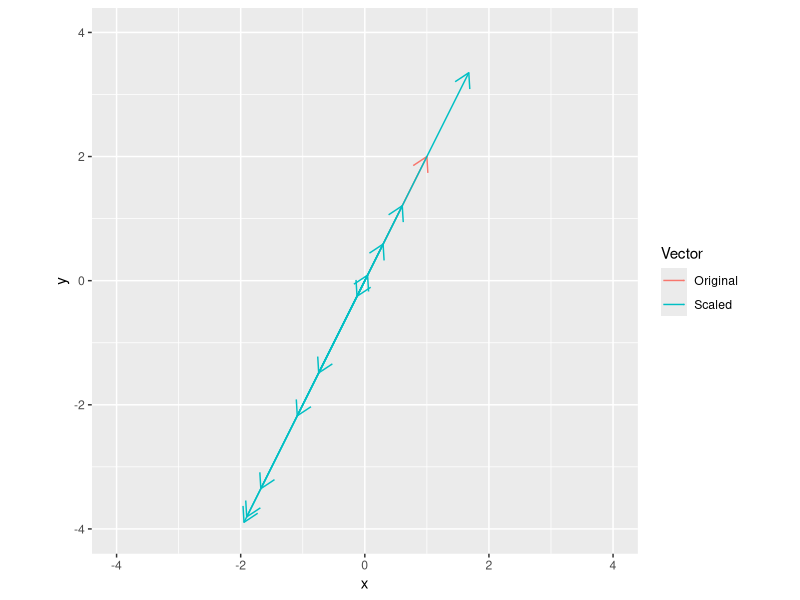
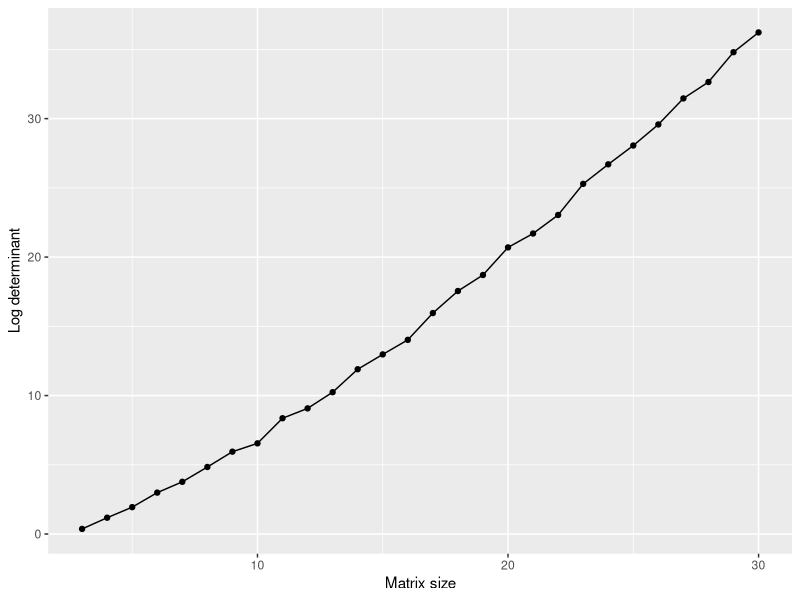

The R source for these figures, in order:
## ---- chunk 1
library(ggplot2)
v <- c(1, 2)
s <- rnorm(10)

all_vectors <- data.frame(xend = c(v[1], v[1] * s),
                          yend = c(v[2], v[2] * s),
                          Vector = c("Original", rep("Scaled", length(s))),
                          x = 0,
                          y = 0)

ggplot(data=all_vectors, aes(x=x, y=y, xend=xend, yend=yend, color=Vector)) + 
  geom_segment(arrow= arrow(length = unit(0.03, "npc"))) +
  xlim(-4, 4) +
  ylim(-4, 4) + 
  coord_equal()
## ---- chunk 2
v1 <- c(1, 2, 3, 4, 5)
v2 <- c(2, 3, 4, 5, 6)
v3 <- c(3, 4, 5, 6, 7)
w <- c(-1, 3, 2)
result <- v1 * w[1] + v2 * w[2] + v3* w[3]
## ---- chunk 3
v <- c(7, 4, -5, 8, 3)
o <- rep(1, length(v))
ave <- pracma::dot(v, o) / length(v)
## ---- chunk 4
v <- c(7, 4, -5, 8, 3)
w <- runif(length(v))
wAve <- pracma::dot(v, w / sum(w))
## ---- chunk 5
A <- matrix(runif(n=4*2), nrow=4, ncol=2)
B <- matrix(runif(n=4*2), nrow=4, ncol=2)
C <- matrix(NA, nrow=2, ncol=2)
for(coli in 1:2){
  for(colj in 1:2){
    C[coli, colj] <- pracma::dot(A[, coli], B[, colj])
  }
}
## ---- chunk 6
A <- matrix(runif(n=4*4), nrow=4, ncol=4)
Al <- pracma::tril(A)
S <- Al + t(Al)
## ---- chunk 7
D <- matrix(0, nrow=4, ncol=8)
for(d in 1:min(dim(D))){
  D[d, d] <- d
}
## ---- chunk 8
A <- matrix(runif(n=2*4), nrow=2, ncol=4)
B <- matrix(runif(n=4*3), nrow=4, ncol=3)
C1 <- matrix(0, nrow=2, ncol=3)
for(i in 1:4){
  C1 <- C1 + outer(A[, i], B[i, ])
}
C1 - A %*% B
## ---- chunk 9
D <- diag(1:4)
A <- matrix(runif(n=4*4), nrow=4, ncol=4)
C1 <- D * A
C2 <- D %*% A
print(diag(C1))
print(diag(C2))
## ---- chunk 10
A <- diag(runif(3))
C1 <- (t(A) + A) / 2
C2 <- t(A) %*% A
C1 - sqrt(C2)
## ---- chunk 11
m <- 5
A <- matrix(runif(n=m*m), nrow=m, ncol=m)
v <- runif(n=m)
LHS <- norm(A %*% v, type = "F")
RHS <- norm(A, type = "F") * norm(matrix(v), type="F")
RHS - LHS # should always be positive
## ---- chunk 12
A <- matrix(runif(n=9*2), nrow=9, ncol=2)
B <- matrix(runif(n=2*16), nrow=2, ncol=16)
C <- A %*% B
## ---- chunk 13
Z <- matrix(0, nrow=5, ncol=5)
N <- matrix(runif(5 * 5), nrow=5, ncol=5)
ZN <-  Z + N * .Machine$double.eps * 1e-307
print(pracma::Rank(Z))
print(pracma::Rank(ZN))
print(norm(ZN, type = "F"))
## ---- chunk 14
A <- matrix(runif(n=4*3), nrow=4, ncol=3) %*% matrix(runif(n=3*4), nrow=3, ncol=4)
B <- matrix(runif(n=4*3), nrow=4, ncol=3) %*% matrix(runif(n=3*4), nrow=3, ncol=4)
n <- pracma::nullspace(A)
print(B %*% A %*% n) # zeros vector
print(A %*% B %*% n) # not zeros vector
## ---- chunk 15
A <- matrix(runif(n=16*9), nrow=16, ncol=9) %*% matrix(runif(n=9*11), nrow=9, ncol=11)
rn <- pracma::nullspace(A)
ln <- pracma::nullspace(t(A))
r <- pracma::Rank(A)
print(ncol(rn) + r)
print(ncol(ln) + r)
## ---- chunk 16
U <- 0.5 * matrix(c(1+1i, 1-1i, 1-1i, 1+1i), nrow=2, ncol=2)
print(U %*% Conj(t(U))) # Hermitian
print(U %*% t(U)) # not Hermitian
## ---- chunk 17
r <- matrix(runif(n=3*3), nrow=3, ncol=3)
im <- matrix(runif(n=3*3), nrow=3, ncol=3)
A <- r + im * 1i
A1 <- A + Conj(t(A))
A2 <- A %*% Conj(t(A))
isSymmetric(A1)
isSymmetric(A2)
## ---- chunk 18
A <- matrix(c(2, 0, -3, 3, 1, 4, 1, 0, -1), nrow=3, byrow=TRUE)
x <- matrix(c(2, 3, 4), ncol=1)
b <- A %*% x
## ---- chunk 19
A <- matrix(runif(n=3*6), nrow=3, ncol=6)
pracma::rref(A)
## ---- chunk 20
A <- matrix(sample(0:10, size=4*4, replace=TRUE), nrow=4, ncol=4)
b <- sample(-10:-1, size=1)
print(det(b * A))
print(b^nrow(A) * det(A))
## ---- chunk 21
library(ggplot2)

ns <- 3:30
iters <- 100
dets <- matrix(0, nrow=length(ns), ncol = iters)

for(ni in 1:length(ns)){
  for(it in 1:iters){
    A <- matrix(rnorm(n=ns[ni]^2), nrow=ns[ni], ncol=ns[ni]) # step 1
    A[, 0] <- A[, 1]  # step 2  
    dets[ni, it] <- abs(det(A)) # step 3
  }
}

dets_summary <- 
  data.frame(MatrixSize = ns,
             LogDeterminant = log(apply(dets, MARGIN = 1, mean)))

ggplot(data=dets_summary, aes(x=MatrixSize, y=LogDeterminant)) + 
  geom_line() + 
  geom_point() + 
  xlab("Matrix size") + 
  ylab("Log determinant")
